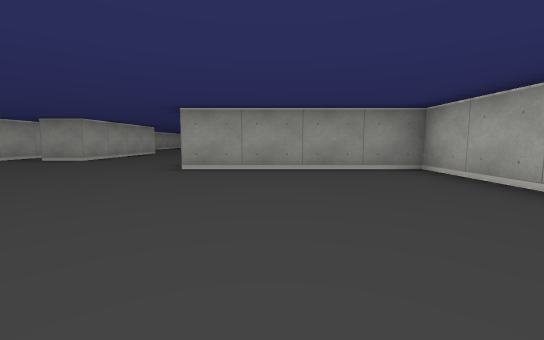
view 1 (above)

21 first-person views from a walk through a cub3D maze. The camera is about half as high as the walls, tilts 6° down and sees 90° across. The floor is counted in squares. Each view is taken from the middle of a square. On the plan, view 1 faces up. The plan holds only what a view shows up to about 9 squares ahead; the rest is blank.

view 2
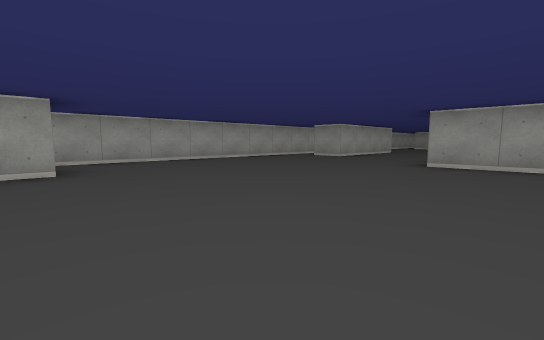

view 3
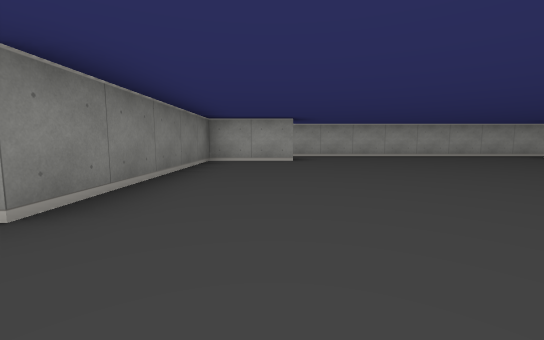

view 4
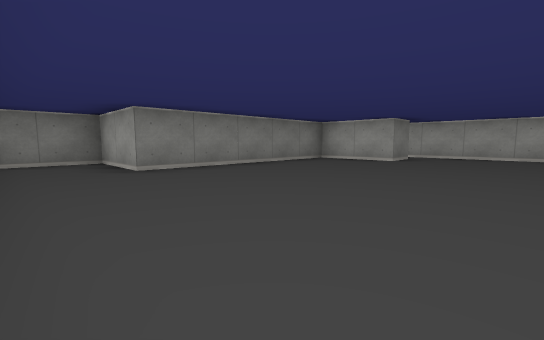

view 5
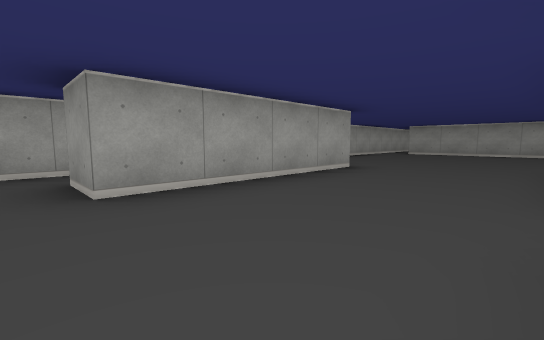

view 6
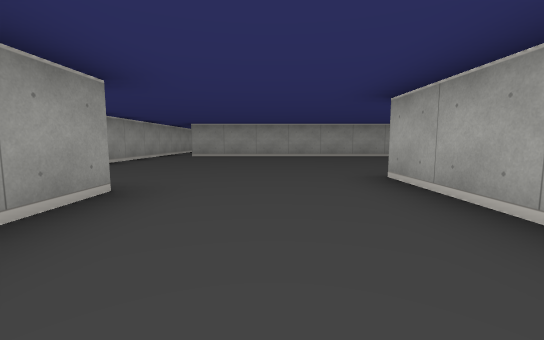

view 7
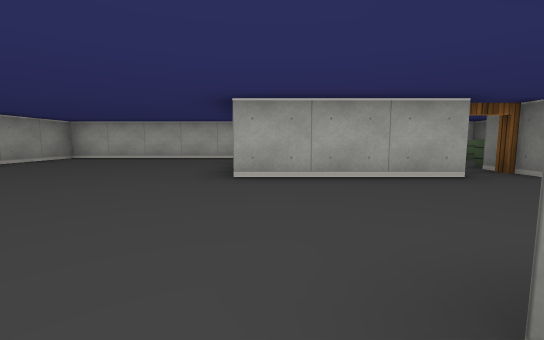

view 8
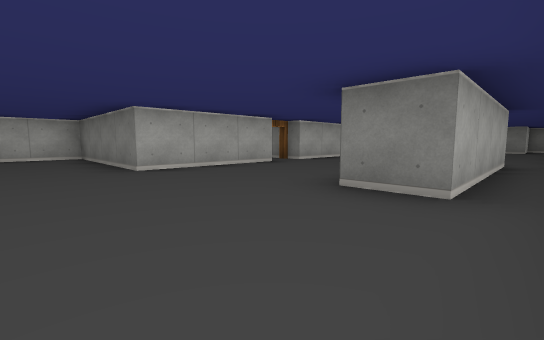

view 9
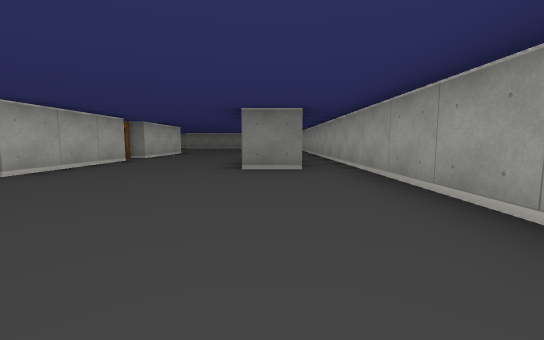

view 10
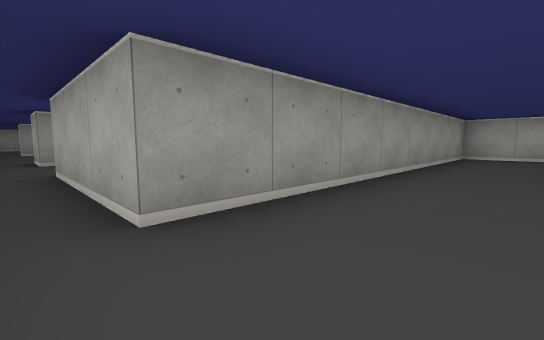

view 11
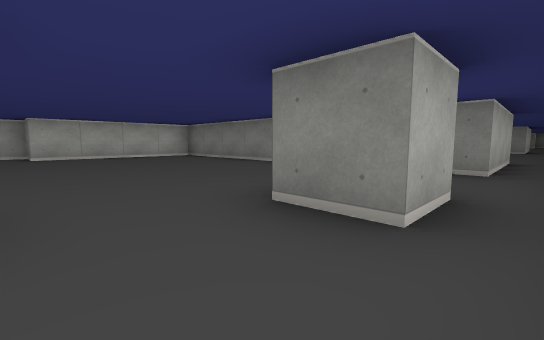

view 12
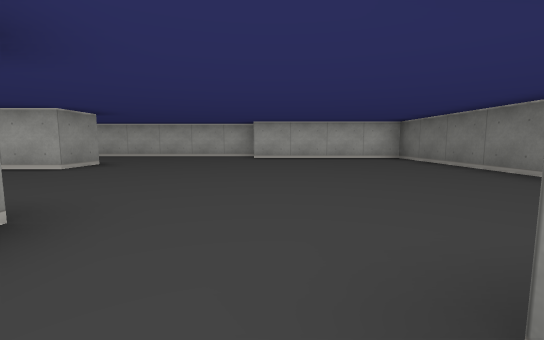

view 13
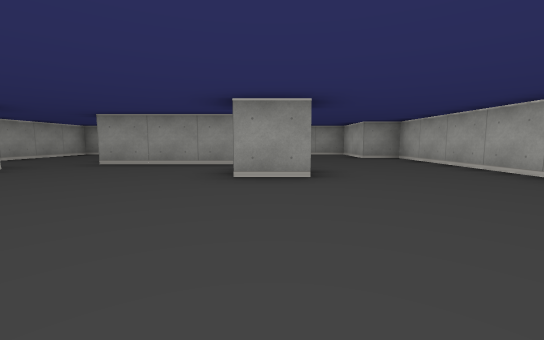

view 14
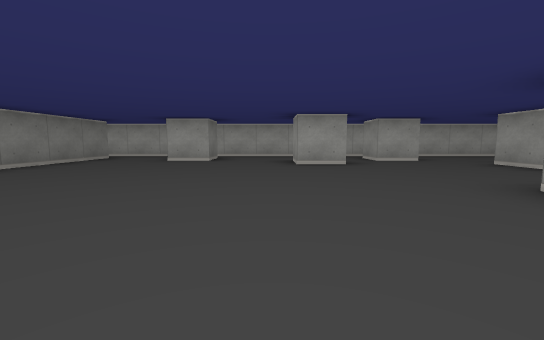

view 15
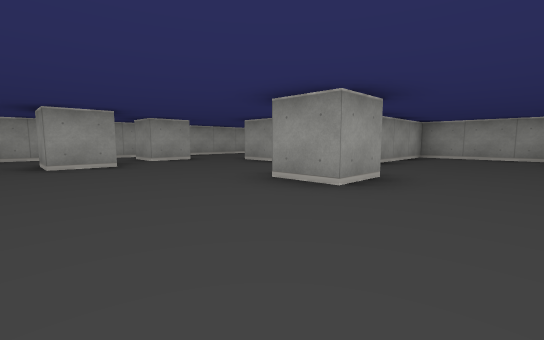

view 16
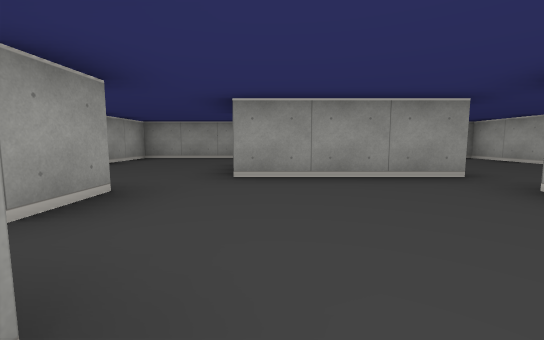

view 17
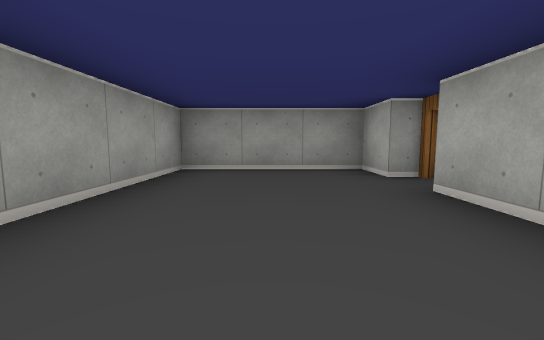

view 18
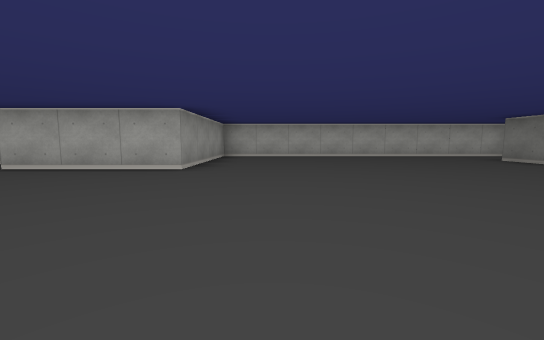

view 19
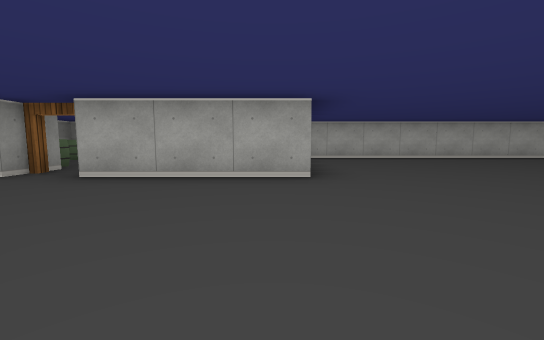

view 20
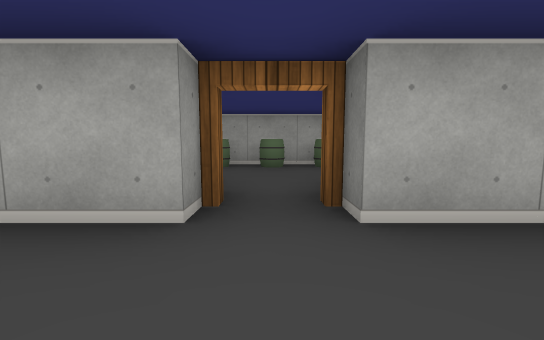

view 21
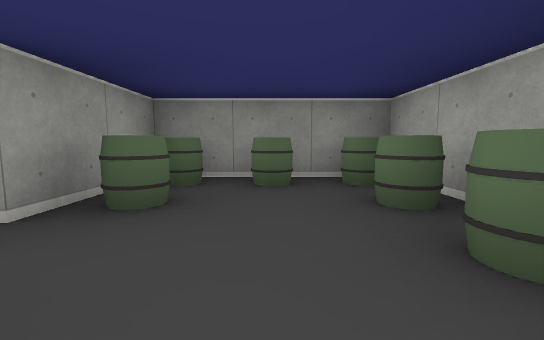

### Floor plan
Points are (right, up) in squares from view 1. A wall is a line through its corners. A room is listed if a view was taken in it or the views show most of it. See-through windows are left out.
Room 1 (views 1, 2, 3, 4, 5, 6, 7, 8, 9, 10, 18, 19, 20)
walls: (-1.5, 8.5) (-1.5, 11.5) (2.5, 11.5) (2.5, 16.5) (-5.5, 16.5); (-4.5, 6.5) (-5.5, 6.5) (-5.5, 10.5) (-4.5, 10.5) (-4.5, 6.5); (-5.6, -0.5) (-4.5, -0.5) (-4.5, -2.5) (0.5, -2.5) (0.5, -4.5) (2, -4.5); (-6.5, 17.1) (-6.5, -0.9); (2.5, -4.2) (2.5, 4.5) (-1.5, 4.5) (-1.5, 7.5)
ways out: opening at (-6, 16) to room 2; open door at (-1, 8) to room 3
Room 2 (views 11, 12, 13, 14, 15, 16, 17)
walls: (-3.5, 25.6) (-3.5, 24.5) (-4.5, 24.5); (0.5, 27.5) (0.5, 26.5) (-0.5, 26.5) (-0.5, 27.5); (-4.5, 27.6) (-4.5, 26.5) (-5.5, 26.5); (-0.4, 28.5) (-3.5, 28.5); (-6.5, 24.8) (-6.5, 22.2); (-3.5, 29.4) (-3.5, 30.5); (-6.5, 26.9) (-6.5, 26.2); (-5.5, 21.4) (-5.5, 22.5) (-4.5, 22.5) (-4.5, 21.5); (-6.5, 20.8) (-6.5, 18.9); (-3.5, 31.5) (-3.5, 32.5) (-6.5, 32.5) (-6.5, 28.5); (-5.5, 16.5) (-5.5, 19.5) (2.5, 19.5) (2.5, 23.5) (3.5, 23.5) (3.5, 30.5) (2.5, 30.5) (2.5, 32.5) (-0.5, 32.5) (-0.5, 29.8)
ways out: opening at (-6, 16) to room 1; open door at (-3, 31)
Room 3 (view 21)
walls: (2, 5.5) (2.5, 5.5) (2.5, 10.5) (-0.5, 10.5) (-0.5, 8.5)
ways out: open door at (-1, 8) to room 1
objects: barrel (0, 7); barrel (0, 9); barrel (0, 10); barrel (1, 10); barrel (2, 6); barrel (2, 7); barrel (2, 8); barrel (2, 9); barrel (2, 10)

Where each view was taken, in squares from view 1:
view 1: 0 up, 0 right, facing up
view 2: 1 down, 0 right, facing up-left
view 3: 1 down, 2 right, facing left
view 4: 2 up, 2 right, facing down-left
view 5: 6 up, 2 left, facing up-left
view 6: 8 up, 3 left, facing up
view 7: 11 up, 5 left, facing right
view 8: 13 up, 6 left, facing down-right
view 9: 15 up, 5 left, facing down
view 10: 15 up, 6 left, facing up-right
view 11: 24 up, 6 left, facing down-right
view 12: 23 up, 5 left, facing right
view 13: 23 up, 0 right, facing up
view 14: 24 up, 2 right, facing left
view 15: 24 up, 2 right, facing up-left
view 16: 25 up, 3 left, facing up
view 17: 28 up, 5 left, facing up
view 18: 3 up, 6 left, facing right
view 19: 5 up, 5 left, facing right
view 20: 8 up, 3 left, facing right
view 21: 7 up, 1 right, facing up
